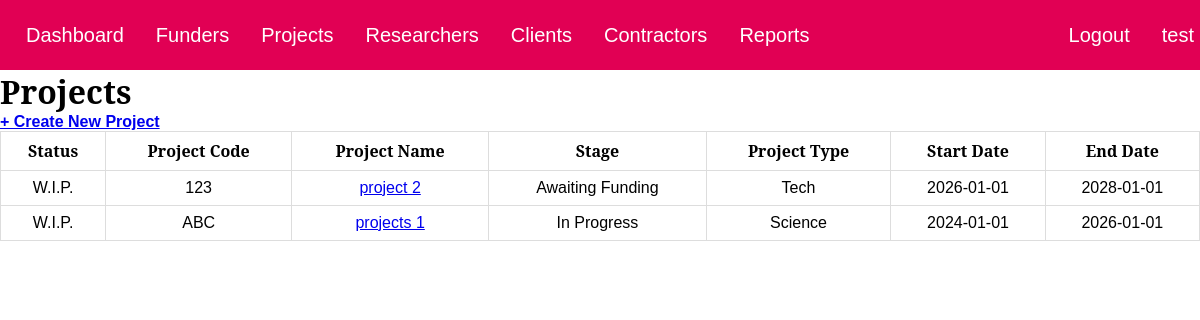
/projectList.php, run on the app's committed database.
### tables this page shows
CREATE TABLE `projects` (
  `project_code` varchar(100) NOT NULL,
  `title` varchar(200) DEFAULT NULL,
  `description` mediumtext DEFAULT NULL,
  `stage` enum('Ideation','Proposal in Progress','Awaiting Funding','In Progress','Completed - Not Signed Off','Completed - Signed Off') DEFAULT NULL,
  `type` varchar(100) DEFAULT NULL,
  `start_date` date DEFAULT NULL,
  `end_date` date DEFAULT NULL,
  PRIMARY KEY (`project_code`)
);

### projectList.php (the view, shortened to what this page needs)
<html>
<head>
    <link rel="stylesheet" href="index.css">
</head>
<body onload='displayHeader()'>
  <div class='header' id='header'></div>
<h1>Projects</h1>
<h4><a href="./projectPosting.php">+ Create New Project</a></h4>
<table>
  <tr>
  	<th>Status</th>
    <th>Project Code</th>
    <th>Project Name</th>
    <th>Stage</th>
    <th>Project Type</th>
    <th>Start Date</th>
    <th>End Date</th>
  </tr>
<?php
$sqli = new mysqli('localhost:3306','root','','Research');
$fullquery = "SELECT
              p.project_code,
              p.title,
              p.stage,
              p.type,
              p.start_date,
              p.end_date
              FROM Projects p";
$result = mysqli_query($sqli, $fullquery);
if(mysqli_num_rows($result) !== 0){
  while ($row = mysqli_fetch_array($result)) {
    $projectCode = stripslashes($row['project_code']);
    $title = stripslashes($row['title']);
    $stage = stripslashes($row['stage']);
    $type = stripslashes($row['type']);
    $dateStart = stripslashes($row['start_date']);
    $dateEnd = stripslashes($row['end_date']);
    $entry = "<tr>
                <td>W.I.P.</td>
                <td>".$projectCode."</td>
                <td><a href='projectPage.php?project_code=\"".$projectCode."\"'>".$title."</td>
                <td>".$stage."</td>
                <td>".$type."</td>
                <td>".$dateStart."</td>
                <td>".$dateEnd."</td>
              </tr>";
    echo $entry;
  }
}
?>
</table>
</body>
</html>

### index.css (style rules this page uses)
* { margin: 0; padding: 0; font-family: 'Modern Era', sans-serif; }
html { height: 100%; }
body { min-height: 100%; background-color: white; }
.header { background: #E10054; padding: 10px; min-width: 100%; height: 50px; }

### projectList.php (style rules this page uses)
table { font-family: arial, sans-serif; border-collapse: collapse; width: 100%; }
td, th { border: 1px solid #dddddd; text-align: left; padding: 8px; text-align: center; }
h1, th { font-family: 'Noto Serif'; }

### data on the page
projects: project_code "123", title "project 2", stage "Awaiting Funding", type "Tech", start_date "2026-01-01", end_date "2028-01-01"
projects: project_code "ABC", title "projects 1", stage "In Progress", type "Science", start_date "2024-01-01", end_date "2026-01-01"
